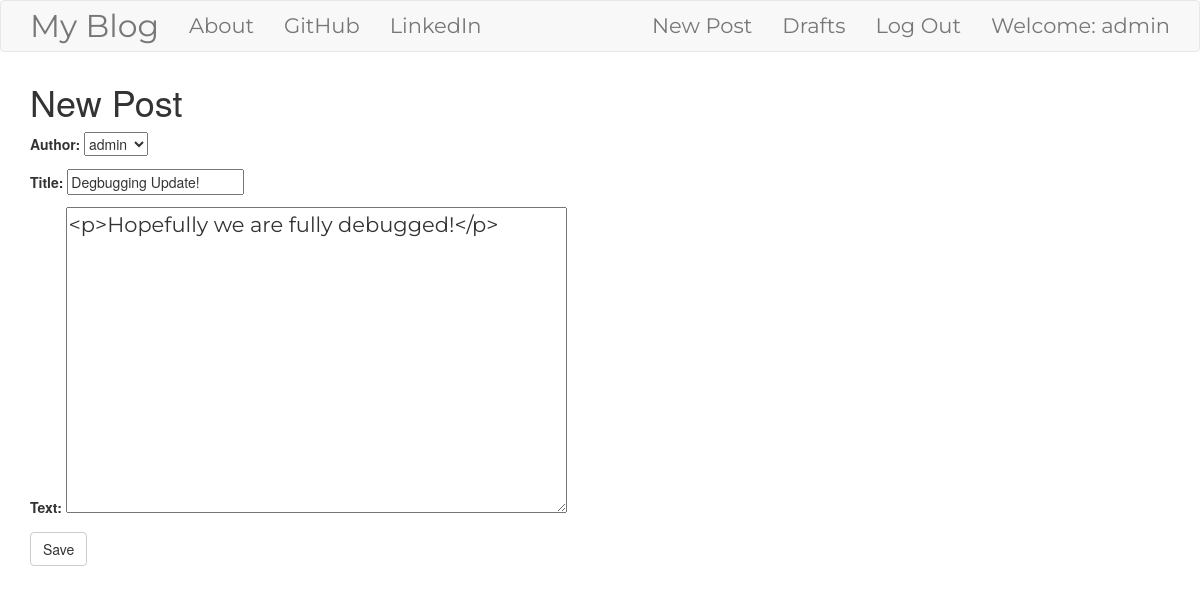
The page /post/6/edit (signed in) on the database as committed earlier.
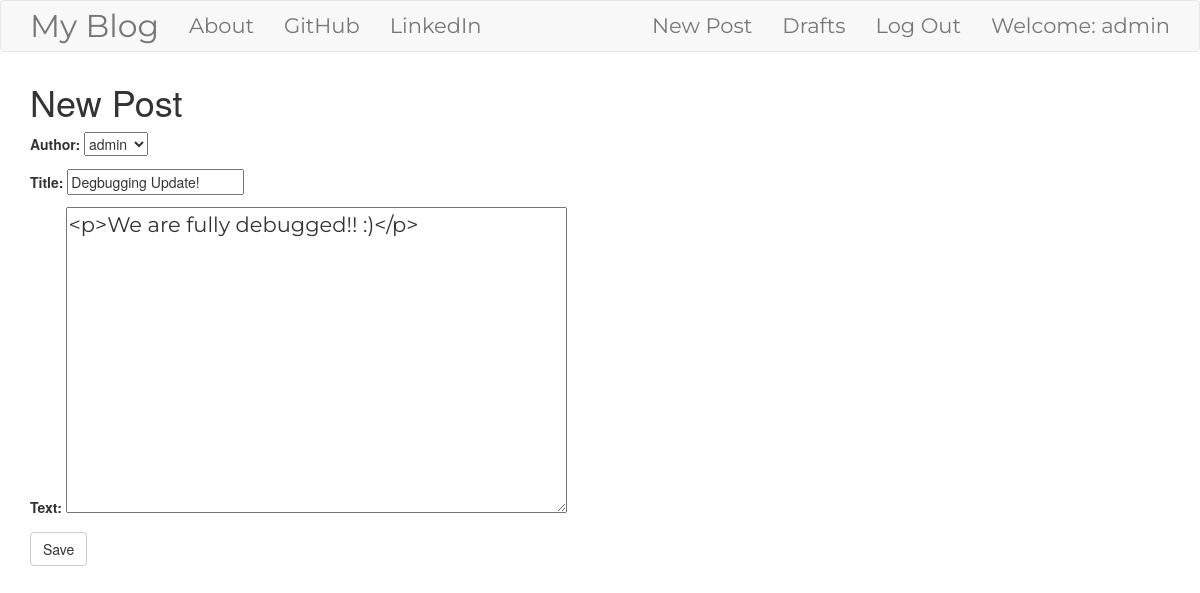
The same page on the database as committed later.
### blog/models.py (models this page shows, shortened)
class Post(models.Model):
    author = models.ForeignKey('auth.User', on_delete=models.CASCADE)
    title = models.CharField(max_length=256)
    text = models.TextField()
    created_at = models.DateTimeField(default=timezone.now)
    published_date = models.DateTimeField(blank=True, null=True)

### blog/views.py (the view)
# urls.py: path('post/<int:pk>/edit', views.PostUpdateView.as_view(), name='post_edit'),
class PostUpdateView(LoginRequiredMixin, UpdateView):
    login_url = '/login/'
    redirect_field_name = 'blog/post_detail.html'
    form_class = PostForm
    model = Post

### blog/forms.py
class PostForm(forms.ModelForm):
    class Meta:
        model = Post
        fields = ('author', 'title', 'text')
        widgets = {
            'title':forms.TextInput(attrs={'class':'textinputclass'}),
            'text':forms.Textarea(attrs={'class':'editable medium-editor-textarea postcontent'}),
        }

### blog/templates/blog/post_form.html (shortened to what this page needs)
{% extends 'blog/base.html' %}
{% block content %}
    <h1>New Post</h1>
    <form method="POST" class="post-form">
            {{ form.as_p }}
            <button type="submit" class="save btn btn-default">Save</button>
    </form>
{% endblock %}

Rows that differ between the two databases and show on the page:
changed Post "admin": text "<p>Hopefully we are fully debugged!</p>" → "<p>We are fully debugged!! :)</p>"
